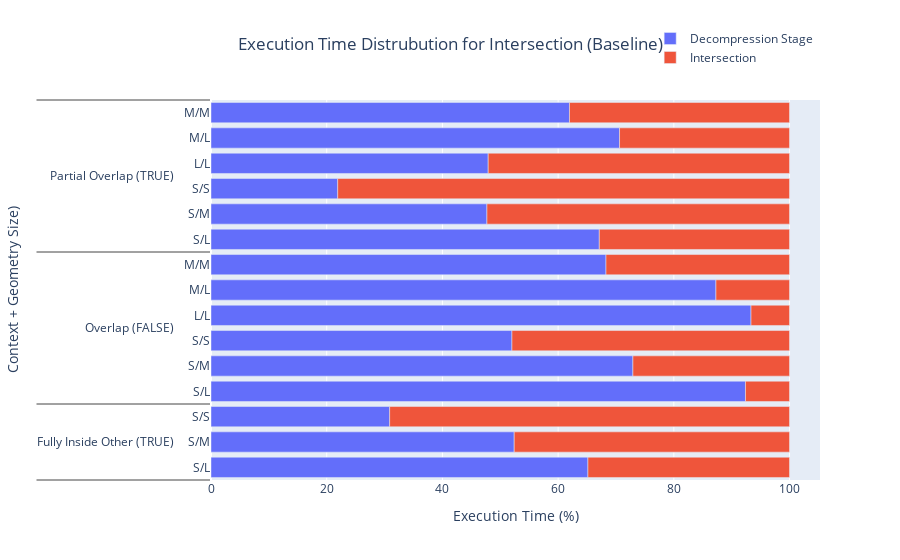
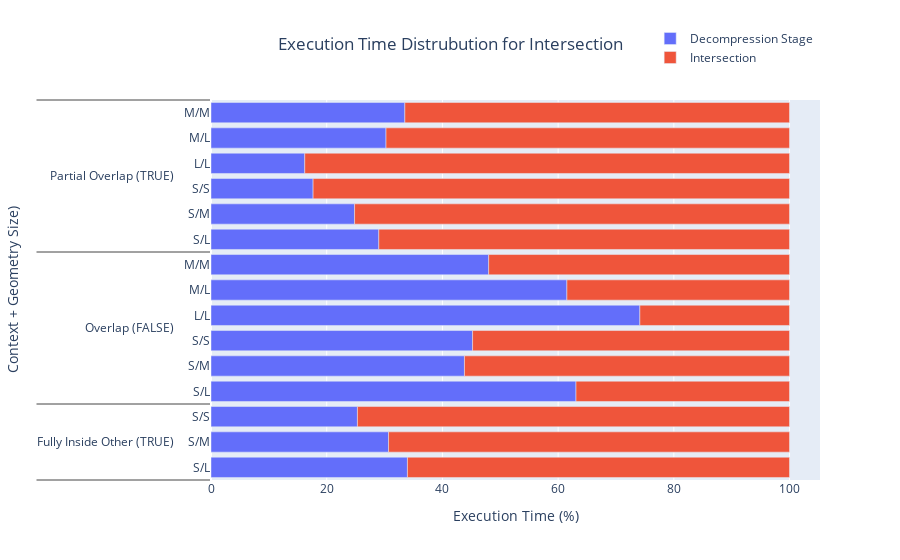
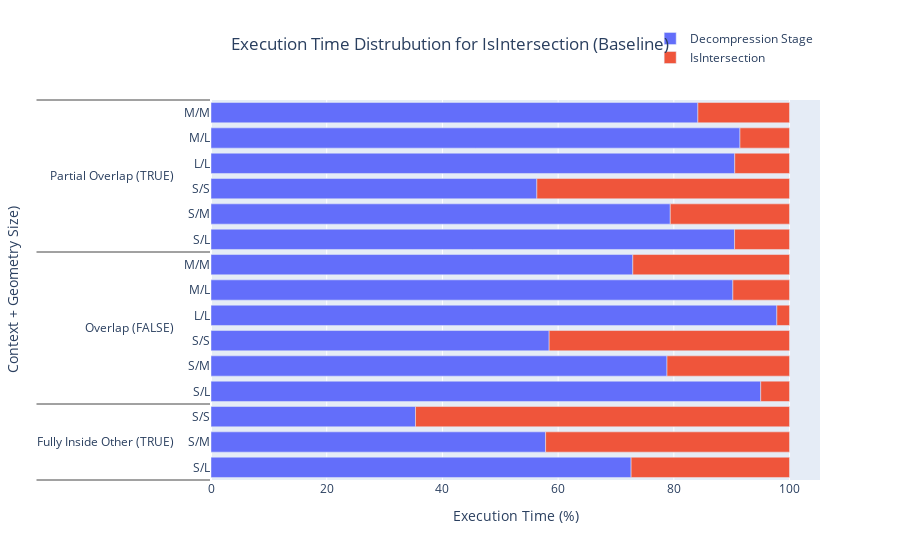

Source (notebook cell) for these figures, in order:
### Markdown cell above
#### Partial Decompression Fraction of Execution

### Code cell
plot_partial_decomp_frac(partial_frac_df, is_predicate=False, is_baseline=True)
plot_partial_decomp_frac(partial_frac_df, is_predicate=False, is_baseline=False)
plot_partial_decomp_frac(partial_frac_df, is_predicate=True, is_baseline=True)
plot_partial_decomp_frac(partial_frac_df, is_predicate=True, is_baseline=False)

### Figure 1 — Plotly figure (JSON) as saved in the notebook; plotly's stock layout.template omitted (floating-point values rounded to 4 significant figures)
{"data": [{"name": "Decompression Stage", "orientation": "h", "type": "bar", "x": [65.15, 52.41, 30.88, 93.34, 87.28, 68.27, 92.38, 72.93, 52.02, 47.92, 70.61, 61.96, 67.12, 47.69, 21.9], "y": [["Fully Inside Other (TRUE)", "Fully Inside Other (TRUE)", "Fully Inside Other (TRUE)", "Overlap (FALSE)", "Overlap (FALSE)", "Overlap (FALSE)", "Overlap (FALSE)", "Overlap (FALSE)", "Overlap (FALSE)", "Partial Overlap (TRUE)", "Partial Overlap (TRUE)", "Partial Overlap (TRUE)", "Partial Overlap (TRUE)", "Partial Overlap (TRUE)", "Partial Overlap (TRUE)"], ["S/L", "S/M", "S/S", "L/L", "M/L", "M/M", "S/L", "S/M", "S/S", "L/L", "M/L", "M/M", "S/L", "S/M", "S/S"]]}, {"name": "Intersection", "orientation": "h", "type": "bar", "x": [34.85, 47.59, 69.12, 6.66, 12.72, 31.73, 7.619, 27.07, 47.98, 52.08, 29.39, 38.04, 32.88, 52.31, 78.1], "y": [["Fully Inside Other (TRUE)", "Fully Inside Other (TRUE)", "Fully Inside Other (TRUE)", "Overlap (FALSE)", "Overlap (FALSE)", "Overlap (FALSE)", "Overlap (FALSE)", "Overlap (FALSE)", "Overlap (FALSE)", "Partial Overlap (TRUE)", "Partial Overlap (TRUE)", "Partial Overlap (TRUE)", "Partial Overlap (TRUE)", "Partial Overlap (TRUE)", "Partial Overlap (TRUE)"], ["S/L", "S/M", "S/S", "L/L", "M/L", "M/M", "S/L", "S/M", "S/S", "L/L", "M/L", "M/M", "S/L", "S/M", "S/S"]]}], "layout": {"barmode": "relative", "legend": {"x": 0.997, "xanchor": "right", "y": 1.2, "yanchor": "top"}, "title": {"text": "Execution Time Distrubution for Intersection (Baseline)", "x": 0.5}, "xaxis": {"title": {"text": "Execution Time (%)"}}, "yaxis": {"title": {"text": "Context + Geometry Size)"}}}}

### Figure 2 — Plotly figure (JSON) as saved in the notebook; plotly's stock layout.template omitted (floating-point values rounded to 4 significant figures)
{"data": [{"name": "Decompression Stage", "orientation": "h", "type": "bar", "x": [33.95, 30.69, 25.31, 74.13, 61.52, 48.0, 63.09, 43.81, 45.21, 16.21, 30.25, 33.51, 29.01, 24.82, 17.65], "y": [["Fully Inside Other (TRUE)", "Fully Inside Other (TRUE)", "Fully Inside Other (TRUE)", "Overlap (FALSE)", "Overlap (FALSE)", "Overlap (FALSE)", "Overlap (FALSE)", "Overlap (FALSE)", "Overlap (FALSE)", "Partial Overlap (TRUE)", "Partial Overlap (TRUE)", "Partial Overlap (TRUE)", "Partial Overlap (TRUE)", "Partial Overlap (TRUE)", "Partial Overlap (TRUE)"], ["S/L", "S/M", "S/S", "L/L", "M/L", "M/M", "S/L", "S/M", "S/S", "L/L", "M/L", "M/M", "S/L", "S/M", "S/S"]]}, {"name": "Intersection", "orientation": "h", "type": "bar", "x": [66.05, 69.31, 74.69, 25.87, 38.48, 52.0, 36.91, 56.19, 54.79, 83.79, 69.75, 66.49, 70.99, 75.18, 82.35], "y": [["Fully Inside Other (TRUE)", "Fully Inside Other (TRUE)", "Fully Inside Other (TRUE)", "Overlap (FALSE)", "Overlap (FALSE)", "Overlap (FALSE)", "Overlap (FALSE)", "Overlap (FALSE)", "Overlap (FALSE)", "Partial Overlap (TRUE)", "Partial Overlap (TRUE)", "Partial Overlap (TRUE)", "Partial Overlap (TRUE)", "Partial Overlap (TRUE)", "Partial Overlap (TRUE)"], ["S/L", "S/M", "S/S", "L/L", "M/L", "M/M", "S/L", "S/M", "S/S", "L/L", "M/L", "M/M", "S/L", "S/M", "S/S"]]}], "layout": {"barmode": "relative", "legend": {"x": 0.997, "xanchor": "right", "y": 1.2, "yanchor": "top"}, "title": {"text": "Execution Time Distrubution for Intersection ", "x": 0.5}, "xaxis": {"title": {"text": "Execution Time (%)"}}, "yaxis": {"title": {"text": "Context + Geometry Size)"}}}}

### Figure 3 — Plotly figure (JSON) as saved in the notebook; plotly's stock layout.template omitted (floating-point values rounded to 4 significant figures)
{"data": [{"name": "Decompression Stage", "orientation": "h", "type": "bar", "x": [72.62, 57.84, 35.34, 97.81, 90.2, 72.91, 95.02, 78.82, 58.45, 90.53, 91.43, 84.16, 90.5, 79.38, 56.33], "y": [["Fully Inside Other (TRUE)", "Fully Inside Other (TRUE)", "Fully Inside Other (TRUE)", "Overlap (FALSE)", "Overlap (FALSE)", "Overlap (FALSE)", "Overlap (FALSE)", "Overlap (FALSE)", "Overlap (FALSE)", "Partial Overlap (TRUE)", "Partial Overlap (TRUE)", "Partial Overlap (TRUE)", "Partial Overlap (TRUE)", "Partial Overlap (TRUE)", "Partial Overlap (TRUE)"], ["S/L", "S/M", "S/S", "L/L", "M/L", "M/M", "S/L", "S/M", "S/S", "L/L", "M/L", "M/M", "S/L", "S/M", "S/S"]]}, {"name": "IsIntersection", "orientation": "h", "type": "bar", "x": [27.38, 42.16, 64.66, 2.192, 9.797, 27.09, 4.983, 21.18, 41.55, 9.474, 8.568, 15.84, 9.501, 20.62, 43.67], "y": [["Fully Inside Other (TRUE)", "Fully Inside Other (TRUE)", "Fully Inside Other (TRUE)", "Overlap (FALSE)", "Overlap (FALSE)", "Overlap (FALSE)", "Overlap (FALSE)", "Overlap (FALSE)", "Overlap (FALSE)", "Partial Overlap (TRUE)", "Partial Overlap (TRUE)", "Partial Overlap (TRUE)", "Partial Overlap (TRUE)", "Partial Overlap (TRUE)", "Partial Overlap (TRUE)"], ["S/L", "S/M", "S/S", "L/L", "M/L", "M/M", "S/L", "S/M", "S/S", "L/L", "M/L", "M/M", "S/L", "S/M", "S/S"]]}], "layout": {"barmode": "relative", "legend": {"x": 0.997, "xanchor": "right", "y": 1.2, "yanchor": "top"}, "title": {"text": "Execution Time Distrubution for IsIntersection (Baseline)", "x": 0.5}, "xaxis": {"title": {"text": "Execution Time (%)"}}, "yaxis": {"title": {"text": "Context + Geometry Size)"}}}}
